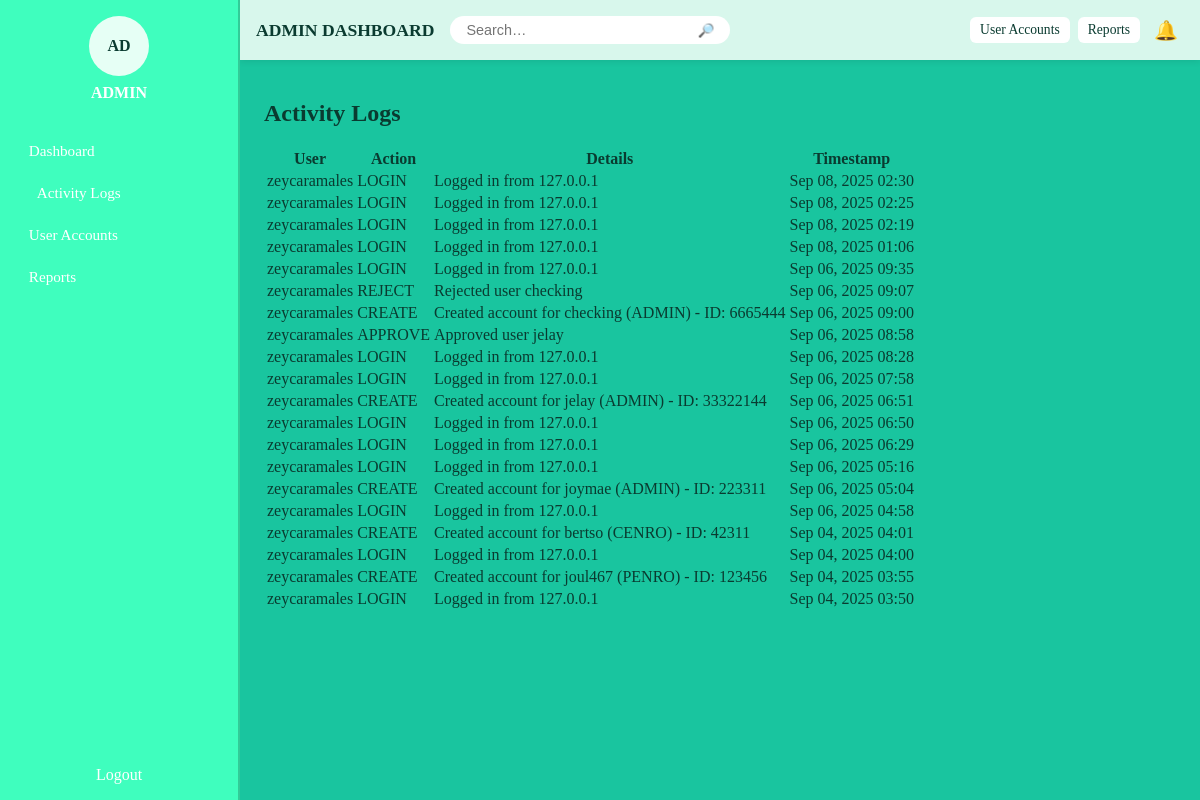
/activitylogs/user/3/ (signed in), run on an earlier commit of the app's database.
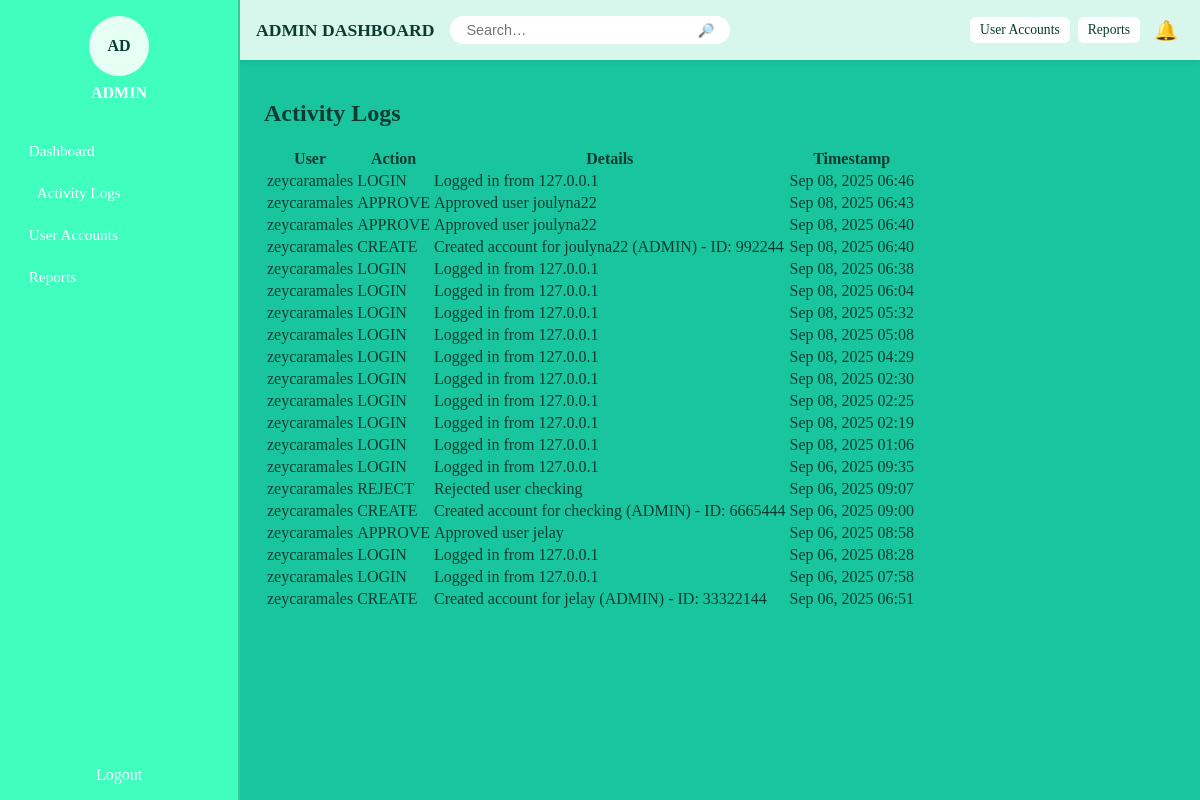
And on a later commit of the database.
### DENRO/models.py (models this page shows, shortened)
class ActivityLog(models.Model):
    user        = models.ForeignKey(
        settings.AUTH_USER_MODEL,              # ✅ use the string via settings
        on_delete=models.SET_NULL,
        null=True, blank=True,
        related_name="activity_logs",
    )
    action      = models.CharField(max_length=16, choices=ActivityAction.choices)
    details     = models.TextField(blank=True, null=True)
    ip_address  = models.GenericIPAddressField(blank=True, null=True)
    created_at  = models.DateTimeField(auto_now_add=True)
    class Meta:
        ordering = ["-created_at"]
        indexes = [
            models.Index(fields=["-created_at"]),
            models.Index(fields=["action"]),
            models.Index(fields=["user"]),
        ]

class User(AbstractUser):
    class RoleChoices(models.TextChoices):
        SUPER_ADMIN = "SUPER_ADMIN", "Super Admin"
        ADMIN = "ADMIN", "Admin"
        PENRO = "PENRO", "PENRO"
        CENRO = "CENRO", "CENRO"
        EVALUATOR = "EVALUATOR", "Evaluator"
    role = models.CharField(
        max_length=20, choices=RoleChoices.choices, default=RoleChoices.ADMIN
    )
    is_approved = models.BooleanField(default=False)
    is_rejected = models.BooleanField(default=False)
    is_deactivated = models.BooleanField(default=False)
    gender = models.CharField(max_length=10, blank=True, null=True)
    phone_number = models.CharField(max_length=20, blank=True, null=True)
    region = models.CharField(max_length=100, blank=True, null=True)
    profile_pic = models.CharField(max_length=255, blank=True, null=True)
    id_number = models.CharField(max_length=50, blank=True, null=True, unique=True)

### DENRO/views.py (the view, shortened to what this page needs)
# urls.py: path("activitylogs/user/<int:user_id>/", views.user_activity_detail, name="user_activity_detail"),
@login_required
def user_activity_detail(request, user_id):
    user = get_object_or_404(User, id=user_id)
    logs = ActivityLog.objects.filter(user=user).order_by("-created_at")[:20]
    return render(
        request,
        "ADMIN/user_activity_detail.html",
        {"user": user, "logs": logs},
    )

### DENRO/context_processors.py (called while the page is built)
def _normalize_role(raw: Any) -> str:
    if raw is None:
        return ""
    text = str(raw).upper()
    return re.sub(r"[^A-Z]", "", text)

### DENRO/templates/ADMIN/user_activity_detail.html (shortened to what this page needs)
{% extends "base.html" %} {% block content %}
<div class="content">
  <h2>Activity Logs</h2>
  <table>
    <thead>
      <tr>
        <th>User</th>
        <th>Action</th>
        <th>Details</th>
        <th>Timestamp</th>
      </tr>
    </thead>
    <tbody>
      {% for log in logs %}
      <tr>
        <td>
          <a href="#" class="user-link" data-user-id="{{ log.user.id }}">
            {{ log.user.username }}
          </a>
        </td>
        <td>{{ log.action }}</td>
        <td>{{ log.details }}</td>
        <td>{{ log.created_at|date:"M d, Y H:i" }}</td>
      </tr>
      {% empty %}
      <tr>
        <td colspan="4">No activity logs found.</td>
      </tr>
      {% endfor %}
    </tbody>
  </table>
</div>
{% endblock %}

What changed in the data, as far as the page shows it:
no longer on this page (row unchanged): ActivityLog: user.username "zeycaramales", action "LOGIN", details "Logged in from 127.0.0.1", created_at "Sep 06, 2025 06:50"
no longer on this page (row unchanged): ActivityLog: user.username "zeycaramales", action "LOGIN", details "Logged in from 127.0.0.1", created_at "Sep 06, 2025 06:29"
no longer on this page (row unchanged): ActivityLog: user.username "zeycaramales", action "LOGIN", details "Logged in from 127.0.0.1", created_at "Sep 06, 2025 05:16"
no longer on this page (row unchanged): ActivityLog: user.username "zeycaramales", action "CREATE", details "Created account for joymae (ADMIN) - ID: 223311", created_at "Sep 06, 2025 05:04"
no longer on this page (row unchanged): ActivityLog: user.username "zeycaramales", action "LOGIN", details "Logged in from 127.0.0.1", created_at "Sep 06, 2025 04:58"
no longer on this page (row unchanged): ActivityLog: user.username "zeycaramales", action "CREATE", details "Created account for bertso (CENRO) - ID: 42311", created_at "Sep 04, 2025 04:01"
no longer on this page (row unchanged): ActivityLog: user.username "zeycaramales", action "LOGIN", details "Logged in from 127.0.0.1", created_at "Sep 04, 2025 04:00"
no longer on this page (row unchanged): ActivityLog: user.username "zeycaramales", action "CREATE", details "Created account for joul467 (PENRO) - ID: 123456", created_at "Sep 04, 2025 03:55"
no longer on this page (row unchanged): ActivityLog: user.username "zeycaramales", action "LOGIN", details "Logged in from 127.0.0.1", created_at "Sep 04, 2025 03:50"
added ActivityLog: user.username "zeycaramales", action "LOGIN", details "Logged in from 127.0.0.1", created_at "Sep 08, 2025 06:46"
added ActivityLog: user.username "zeycaramales", action "APPROVE", details "Approved user joulyna22", created_at "Sep 08, 2025 06:43"
added ActivityLog: user.username "zeycaramales", action "APPROVE", details "Approved user joulyna22", created_at "Sep 08, 2025 06:40"
added ActivityLog: user.username "zeycaramales", action "CREATE", details "Created account for joulyna22 (ADMIN) - ID: 992244", created_at "Sep 08, 2025 06:40"
added ActivityLog: user.username "zeycaramales", action "LOGIN", details "Logged in from 127.0.0.1", created_at "Sep 08, 2025 06:38"
added ActivityLog: user.username "zeycaramales", action "LOGIN", details "Logged in from 127.0.0.1", created_at "Sep 08, 2025 06:04"
added ActivityLog: user.username "zeycaramales", action "LOGIN", details "Logged in from 127.0.0.1", created_at "Sep 08, 2025 05:32"
added ActivityLog: user.username "zeycaramales", action "LOGIN", details "Logged in from 127.0.0.1", created_at "Sep 08, 2025 05:08"
added ActivityLog: user.username "zeycaramales", action "LOGIN", details "Logged in from 127.0.0.1", created_at "Sep 08, 2025 04:29"
